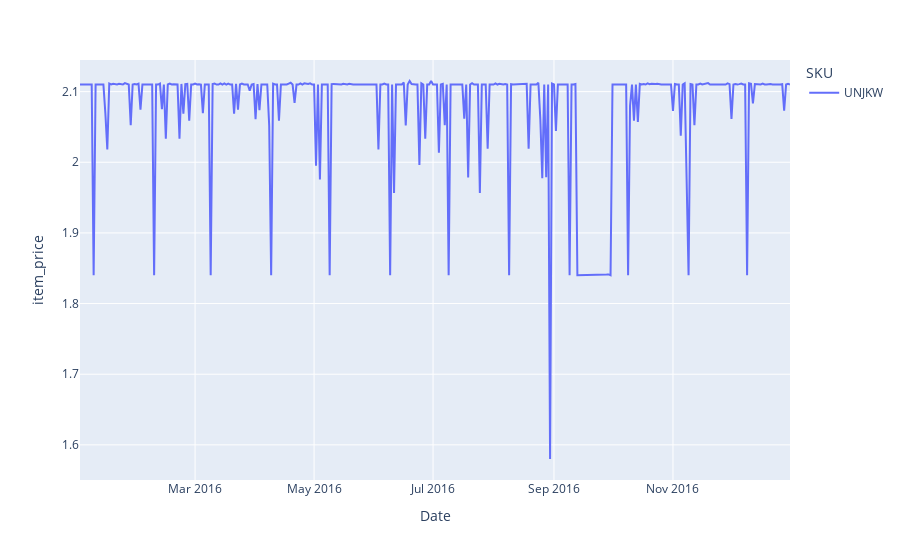

The code cell stored with this chart in its notebook:
### Code cell
fig = px.line(df_sku, x='Date', y='item_price',color = 'SKU')
fig.show()

### Figure 1 — Plotly figure (JSON) as saved in the notebook; plotly's stock layout.template omitted (floating-point values rounded to 4 significant figures; data arrays with more than 128 entries replaced by an {"elided": "..."} marker saying what was removed)
{"data": [{"hovertemplate": "SKU=UNJKW<br>Date=%{x}<br>item_price=%{y}<extra></extra>", "legendgroup": "UNJKW", "line": {"color": "#636efa", "dash": "solid"}, "marker": {"symbol": "circle"}, "mode": "lines", "name": "UNJKW", "orientation": "v", "showlegend": true, "type": "scatter", "x": {"elided": "361 str values"}, "xaxis": "x", "y": {"elided": "361 float values"}, "yaxis": "y"}], "layout": {"legend": {"title": {"text": "SKU"}, "tracegroupgap": 0}, "margin": {"t": 60}, "xaxis": {"anchor": "y", "domain": [0, 1], "title": {"text": "Date"}}, "yaxis": {"anchor": "x", "domain": [0, 1], "title": {"text": "item_price"}}}}
